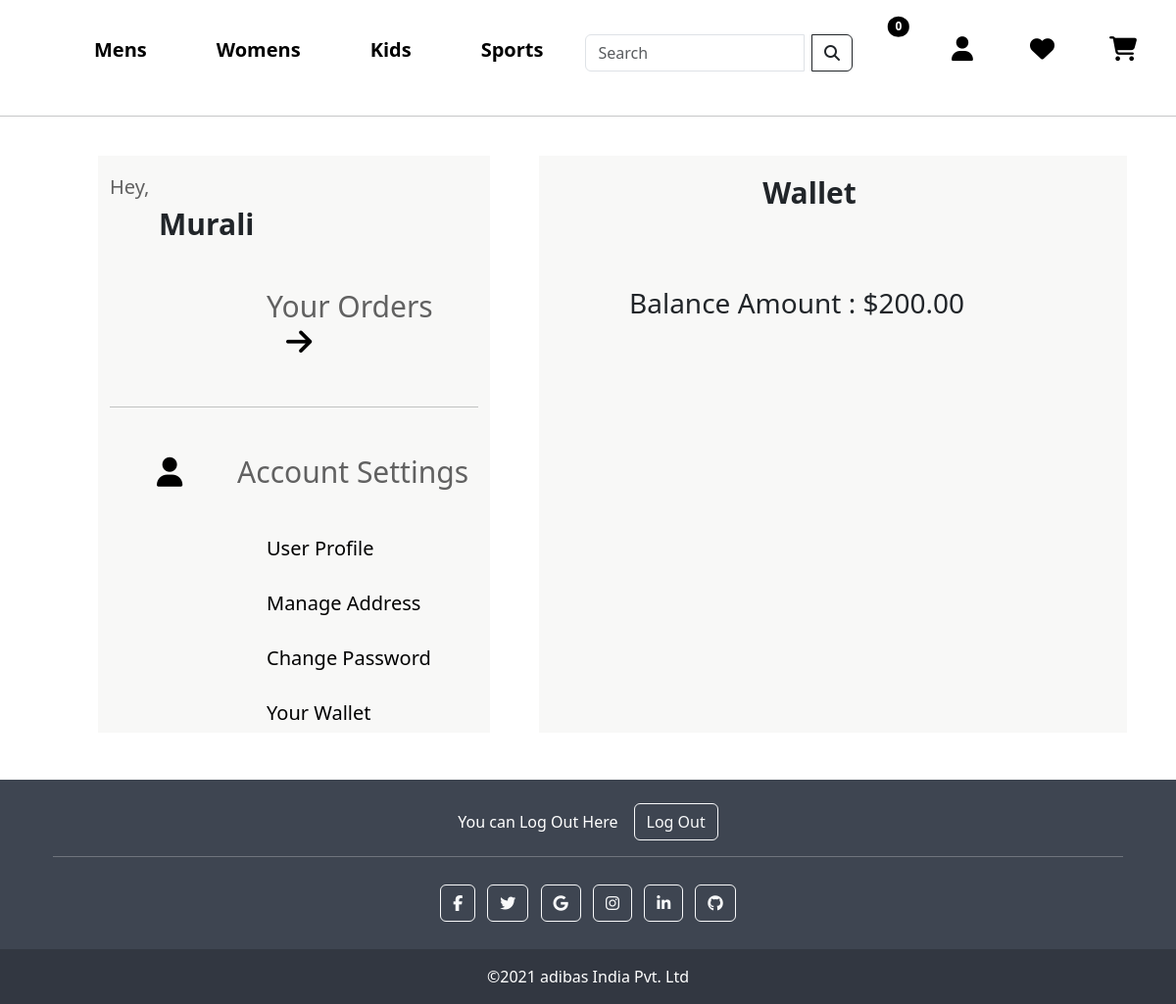
Before: /wallet/ (signed in) with the older database file.
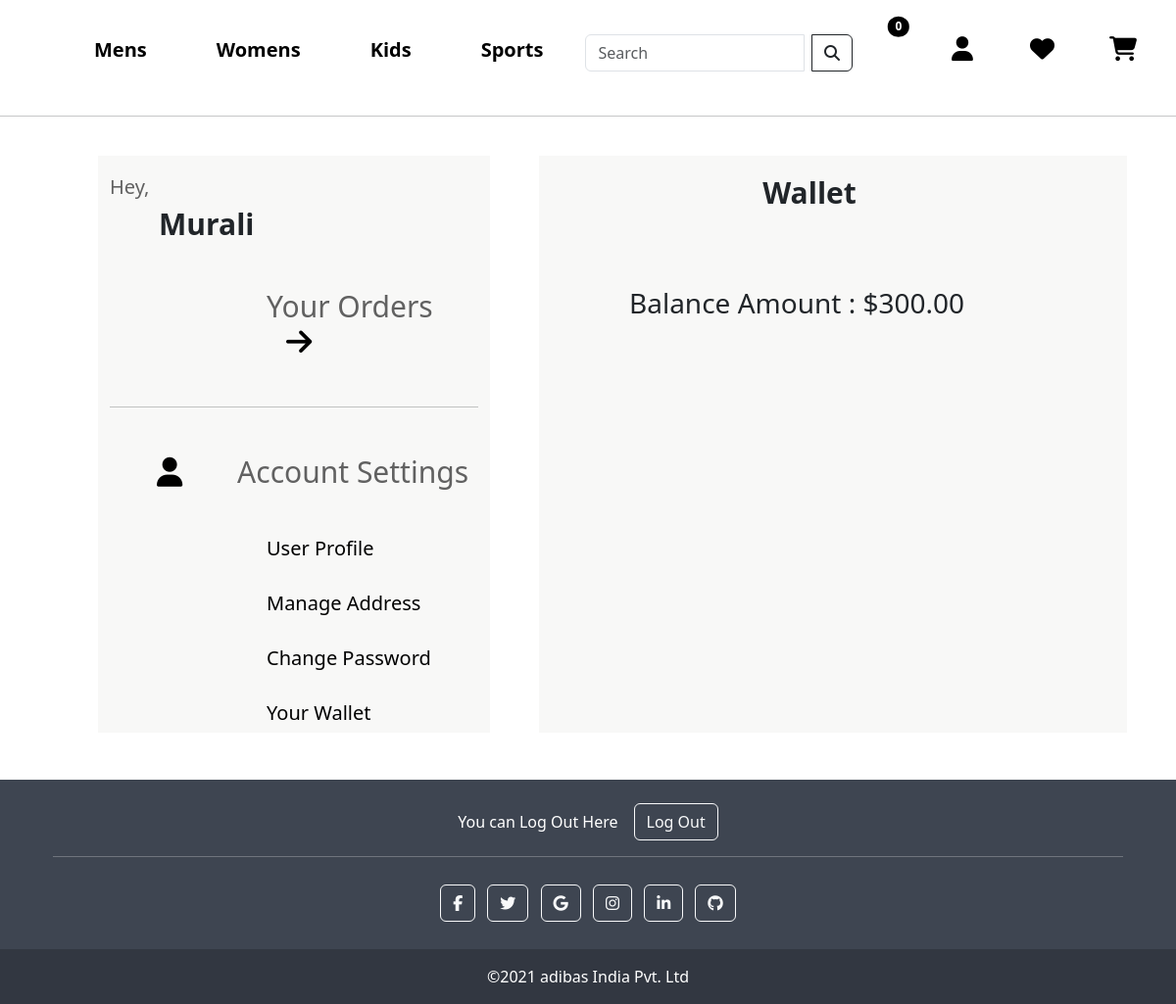
After: the same page with the newer database file.
### core/models.py (models this page shows)
class Wallet(models.Model):
    user = models.OneToOneField(CustomUser, on_delete=models.CASCADE)
    balance = models.DecimalField(max_digits=10, decimal_places=2, default=0.0)
    transactions = models.TextField(default='[]')
    class Meta:
        verbose_name_plural = "Wallet"

### core/views.py (the view)
# urls.py: path('wallet/', views.view_wallet, name='wallet'),
def view_wallet(request):
    user_wallet = request.user.wallet
    context = {'wallet': user_wallet}
    return render(request, 'wallet.html', context)

### core/context_processor.py (called while the page is built)
def default(request):
    top = TopCategory.objects.all()
    cat = Category.objects.all()
    min_max_price = Product.objects.aggregate(Min('price'), Max('price'))
    return {
        'top':top,
        'cat': cat,
        'min_max_price': min_max_price
    }

### templates/wallet.html (shortened to what this page needs)
{% extends 'base.html' %}
{% block content %}
{% load static %}
<link rel="stylesheet" type="text/css" href="{% static 'profile.css' %}">
<section>
    <div class="container-fluid">
        <div class="row">
            <div class="col-lg-4" style="background-color: rgb(248, 248, 247); margin-left: 100px;">
                <div class="name" style="margin-top: 20px;">
                    <h6 style="font-size: 20px; color: rgb(97, 97, 97);">Hey,</h6>
                    <h5 style="font-size: 30px; margin-left: 50px; font-weight: 600;">{{ request.user | title }}</h5>
                </div>
                <div class="orders">
                    <a style="text-decoration: none; color: black;" href="{% url 'order_list' %}"><h6 style="font-size: 30px;  margin-left:10rem; margin-top: 3rem; color:rgb(97, 97, 97);">Your Orders <i class="fa fa-arrow-right" style="margin-left: 20px; color: black;"></i></h6></a>
                </div>
                <br>
                <hr>
                <div class="setting">
                    <h6 style="font-size: 30px; margin-top: 3rem; color:rgb(97, 97, 97);"><i class="fa-solid fa-user" style="color: black; margin-left: 3rem;"></i> <span style="margin-left: 3rem;">Account Settings</span></h6>
                    <div class="user-profile">
                        <a style="text-decoration: none; color: black;" href="{% url 'user_profile' %}"><h6 style="font-size: 20px; margin-top: 3rem; margin-left: 10rem;">User Profile</h6></a>
                    </div>
                    <div class="manage-address">
                        <a style="text-decoration: none; color: black;" href="{% url 'user_address' %}"><h6 style="font-size: 20px; margin-top: 2rem; margin-left: 10rem;">Manage Address</h6></a>
                    </div>
                    <div class="manage-address">
                        <a style="text-decoration: none; color: black;" href="{% url 'change_password' %}"><h6 style="font-size: 20px; margin-top: 2rem; margin-left: 10rem;">Change Password</h6></a>
                    </div>
                    <div class="manage-address">
                        <a style="text-decoration: none; color: black;" href="{% url 'wallet' %}"><h6 style="font-size: 20px; margin-top: 2rem; margin-left: 10rem;">Your Wallet</h6></a>
                    </div>
                </div>
            </div>
            <div class="col-lg-6" style="margin-left: 50px; background-color: rgb(248, 248, 247);">
                <div class="contents" style="margin-left: 80px;">
                    <div class="title" style="padding: 10px;">
                        <h3 style="font-size: 30px; font-weight: 700; text-align: center; margin-right: 8rem; margin-bottom: 20px; margin-top: 10px;">Wallet</h3>
                    </div>
                        <br><br>
                        <div class="balance">
                            <h3>Balance Amount : ${{ wallet.balance }}</h3>
                        </div>
                </div>
            </div>
        </div>
    </div>
</section>
{% endblock content%}

Changed rows visible on the page:
changed Wallet: balance "200.00" → "300.00"
